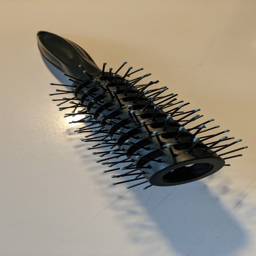
#> input picture resources/Brush/image_150.png, 256 x 256 px
$ jupyter execute FeatureExtraction.ipynb
#> lines starting #> are read from the running program, lines starting #| are printed output that depends on the picture; after the words box and inside, x2 and y2 are one past the last pixel; in counts of white or black regions, pixels touching at a corner belong together; long printed decimals are rounded
[cell 1]
from pprint import pprint

import cv2
import numpy as np
from matplotlib import pyplot as plt

[cell 2]
image = cv2.imread("resources/Brush/image_150.png")
#> image is the input picture: shape (256, 256, 3); mean B, G, R 126.7, 140.9, 149
img_copy = image.copy()
img_gray = cv2.cvtColor(image, cv2.COLOR_BGR2GRAY)
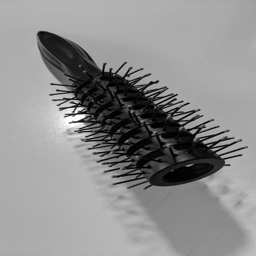
#> img_gray: shape (256, 256); min 0, max 255, mean 141.7
# plt.figure(figsize=())

[cell 3]
dark_bright_threshold = 200
mean_of_gray_image = np.mean(img_gray)
#> mean_of_gray_image = 141.7

# Select threshold for further operation based on image brightness
if mean_of_gray_image < dark_bright_threshold:
    # Image is dark
    contour_recognition_threshold = 120
    print("Dark Image")
else:
    # Image is bright
    contour_recognition_threshold = 200
    print("Light Image")

_, img_thresh = cv2.threshold(img_gray, contour_recognition_threshold, 255, cv2.THRESH_BINARY)
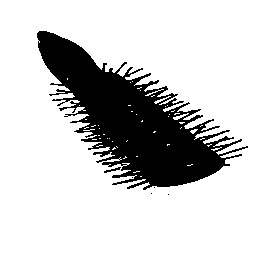
#> img_thresh: shape (256, 256); 79.5% white; 6 black regions (4 under 20 px), largest, box (x1, y1, x2, y2) and area: (37, 31, 248, 190) 13420, (104, 167, 121, 173) 37

plt.subplot(1, 3, 1)
plt.imshow(image)
plt.subplot(1, 3, 2)
plt.imshow(img_gray, "gray")
plt.subplot(1, 3, 3)
plt.imshow(img_thresh,  "gray")
#> figure, not shown here; B, G, R data is drawn as R, G, B

[cell 4]
plt.subplot(1, 2, 1)
plt.imshow(img_thresh,  "gray")
kernel = np.ones((3,3), np.uint8)
img_thresh = cv2.morphologyEx(img_thresh, cv2.MORPH_OPEN, kernel, iterations=2)
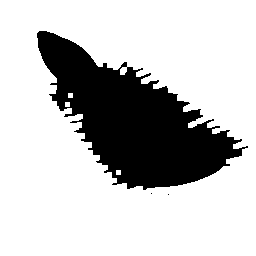
#> img_thresh: shape (256, 256); 76.5% white; 3 black regions (2 under 20 px)
plt.subplot(1, 2, 2)
plt.imshow(img_thresh, "gray")

[cell 5]
contours, _ = cv2.findContours(img_thresh, cv2.RETR_TREE, cv2.cv2.CHAIN_APPROX_NONE)
#> contours = 7 contours, 5 with area under 20; largest, box (x1, y1, x2, y2) and area: (0, 0, 256, 256) 65025, (36, 30, 249, 191) 15936

# [8 lines of commented-out code are left out]

[cell 6]
# get greatest contour by area
im_boundary = (img_thresh.shape[0]-1)*(img_thresh.shape[1]-1)
#> im_boundary = 65025
areas = [cv2.contourArea(ar) for ar in contours]
#> areas = [65025, 2, 2, 15935.5, 16, 16, 16]
cnt = [x for x in areas if x!=im_boundary]
#> cnt = [2, 2, 15935.5, 16, 16, 16]
cnt = contours[areas.index(max(cnt))]
#> cnt = contour of 933 points, box (x1, y1, x2, y2) (36, 30, 249, 191), area 15936
contour_area = cv2.contourArea(cnt)
#> contour_area = 15935.5
print("Area", contour_area)
#| Area 15935.5

to_show_contour = img_copy.copy()
cv2.drawContours(to_show_contour, cnt, -1, (0, 255, 0), 2, cv2.LINE_AA)
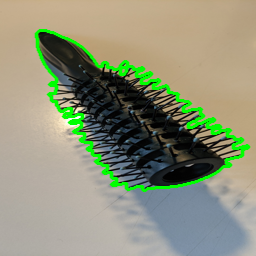
#> to_show_contour: shape (256, 256, 3); 6.4% of pixels changed, all inside (x1, y1, x2, y2) = (34, 29, 251, 193)
plt.imshow(to_show_contour)

[cell 7]
rect = cv2.minAreaRect(cnt)
#> rect = ((120, 120.6), (113.9, 238.7), -54.25)
rect_area = rect[1][0] * rect[1][1]
#> rect_area = 27184.6
box = cv2.boxPoints(rect)
#> box = [[183.5, 236.5], [-10.13, 97.07], [56.43, 4.63], [250.1, 144.1]]
box = np.int0(box)
#> box = [[183, 236], [-10, 97], [56, 4], [250, 144]]
print("Rectangle", rect[1][0], rect[1][1])
#| Rectangle 113.907 238.656
to_show_box = img_copy.copy()
cv2.drawContours(to_show_box, [box], 0, (0, 0, 255), 2)
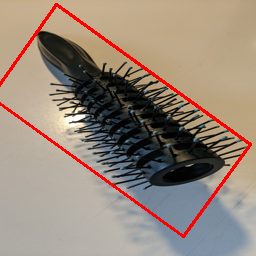
#> to_show_box: shape (256, 256, 3); 3.27% of pixels changed, all inside (x1, y1, x2, y2) = (0, 3, 252, 238)
plt.imshow(to_show_box)

[cell 8]
a = rect[1][0] / rect[1][1]
#> a = 0.477
print(a)
#| 0.4773

[cell 9]
hull = cv2.convexHull(cnt)
#> hull = contour of 30 points, box (x1, y1, x2, y2) (36, 30, 249, 191), area 18268
hull_area = cv2.contourArea(hull)
#> hull_area = 18267.5
to_show_hull = img_copy.copy()
cv2.drawContours(to_show_hull, [hull], 0, (255, 0, 0), 2)
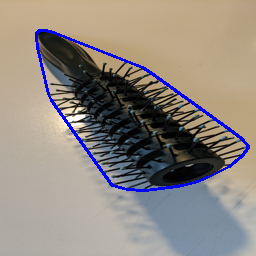
#> to_show_hull: shape (256, 256, 3); 2.61% of pixels changed, all inside (x1, y1, x2, y2) = (35, 29, 250, 192)
plt.imshow(to_show_hull)

[cell 10]
contour_perimeters = cv2.arcLength(cnt, True)
#> contour_perimeters = 1035.3
approx = cv2.approxPolyDP(cnt,0.001*contour_perimeters,True)
#> approx = contour of 155 points, box (x1, y1, x2, y2) (36, 30, 249, 191), area 15856
approximation_area = cv2.contourArea(approx)
#> approximation_area = 15856
to_show_approx = img_copy.copy()
cv2.drawContours(to_show_approx, [approx], -1, (0, 0, 255), 3)
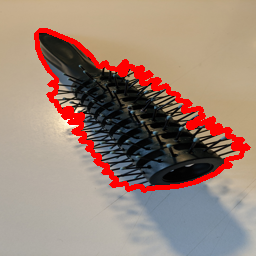
#> to_show_approx: shape (256, 256, 3); 6.61% of pixels changed, all inside (x1, y1, x2, y2) = (34, 28, 251, 193)
plt.imshow(to_show_approx)

[cell 11]
# Detect corners from grayscale image
corners = cv2.goodFeaturesToTrack(np.float32(img_gray), 100, 0.01, 10)
#> corners = 99 rows, first 8: [74, 108], [85, 115], [190, 131], [220, 156], [125, 78], [158, 81], [203, 142], [153, 102]
corners = np.int0(corners)
to_show_corners = img_copy.copy()
for corner in corners:
    x, y = corner.ravel()
    cv2.circle(to_show_corners, (x, y), 3, (80, 127, 255), 2)
#> this loop made 99 passes
#> (x, y) on passes 1 to 12: (74, 108), (85, 115), (190, 131), (220, 156), (125, 78), (158, 81), (203, 142), (153, 102), (176, 99), (59, 108), (105, 70), (73, 96)
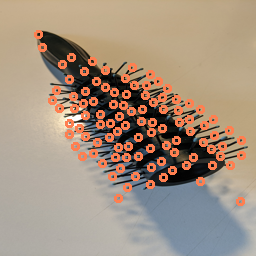
#> to_show_corners: shape (256, 256, 3); 8.91% of pixels changed, all inside (x1, y1, x2, y2) = (34, 30, 246, 206)
plt.imshow(to_show_corners)
print("good corners", len(corners))
#| good corners 99

[cell 12]
h_corners = cv2.cornerHarris(np.float32(img_gray),  2, 3, 0.04)
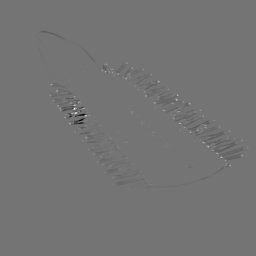
#> h_corners: shape (256, 256) float32; min -61173668, max 72644680, mean -159288.4; drawn with min black and max white
h_corners = np.int0(h_corners)
to_show_corners_harris = img_copy.copy()
h_threshold = 0.05
for i in range(h_corners.shape[0]):
    for j in range(h_corners.shape[1]):
        if h_corners[i, j] > h_corners.max()*h_threshold:
            cv2.circle(to_show_corners_harris, (j, i), 1, (0, 0, 255), 1)
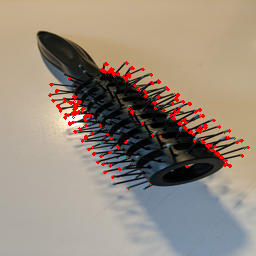
#> to_show_corners_harris: shape (256, 256, 3); 2.1% of pixels changed, all inside (x1, y1, x2, y2) = (48, 61, 250, 190)
plt.imshow(to_show_corners_harris)
amount_h_corners = len(h_corners[h_corners > h_corners.max()*h_threshold])
#> amount_h_corners = 436
print("harris corners", amount_h_corners)
#| harris corners 436

[cell 13]
# Store features as dictionary
ret = {
    "contour_points": len(cnt),
    "amount_contours": len(contours),
    "rect_area": rect_area,
    "hull_area": hull_area,
    "approximation_area": approximation_area,
    "contour_perimeters": contour_perimeters,
    "corners": len(corners),
    "harris_corners" : amount_h_corners,
    "ratio_wide_length": rect[1][0] / rect[1][1],
    "contour_length_area_ratio": contour_perimeters / contour_area,
    "contour_length_rect_area_ratio": contour_perimeters / rect_area,
    "contour_length_hull_area_ratio": contour_perimeters / hull_area,
    "contour_rect_length_ratio": contour_perimeters / (2 * (rect[1][0] + rect[1][1])),
    "contour_hull_length_ratio": contour_perimeters / cv2.arcLength(hull, True),
    "extent": contour_area / rect_area,
    "solidity": contour_area / hull_area,
    "hull_rectangle_ratio": hull_area / rect_area,
}
pprint(ret)
#> (printed output is left out)
